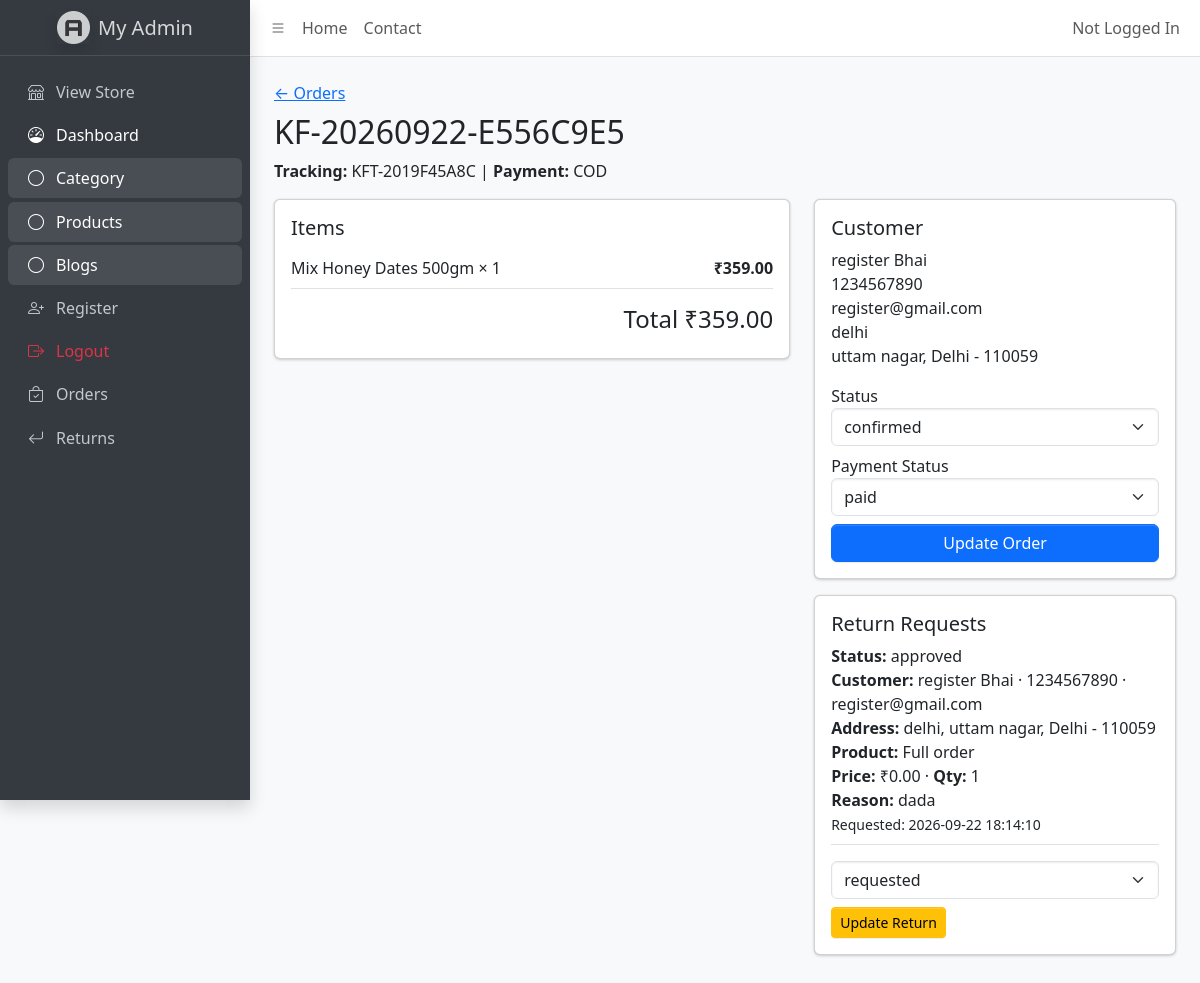
Page /admin/order-view.php?id=13 (signed in) on the committed database.
### tables this page shows
CREATE TABLE `orders` (
  `id` int(10) UNSIGNED NOT NULL,
  `user_id` int(10) UNSIGNED DEFAULT NULL,
  `order_number` varchar(40) NOT NULL,
  `customer_name` varchar(180) NOT NULL,
  `email` varchar(190) NOT NULL,
  `phone` varchar(30) NOT NULL,
  `address` text NOT NULL,
  `country` varchar(100) NOT NULL,
  `city` varchar(120) NOT NULL,
  `state` varchar(120) NOT NULL,
  `pincode` varchar(20) NOT NULL,
  `subtotal` decimal(12,2) NOT NULL DEFAULT 0.00,
  `shipping` decimal(12,2) NOT NULL DEFAULT 0.00,
  `discount` decimal(12,2) NOT NULL DEFAULT 0.00,
  `total` decimal(12,2) NOT NULL DEFAULT 0.00,
  `payment_method` varchar(40) NOT NULL DEFAULT 'cod',
  `payment_status` varchar(30) NOT NULL DEFAULT 'pending',
  `order_status` varchar(30) NOT NULL DEFAULT 'placed',
  `tracking_number` varchar(80) DEFAULT NULL,
  `razorpay_order_id` varchar(100) DEFAULT NULL,
  `razorpay_payment_id` varchar(100) DEFAULT NULL,
  `razorpay_signature` varchar(255) DEFAULT NULL,
  `created_at` timestamp NOT NULL DEFAULT current_timestamp(),
  `updated_at` timestamp NOT NULL DEFAULT current_timestamp() ON UPDATE current_timestamp()
);

CREATE TABLE `order_items` (
  `id` int(10) UNSIGNED NOT NULL,
  `order_id` int(10) UNSIGNED NOT NULL,
  `product_id` int(10) UNSIGNED DEFAULT NULL,
  `product_name` varchar(220) NOT NULL,
  `unit_price` decimal(12,2) NOT NULL,
  `quantity` int(10) UNSIGNED NOT NULL,
  `line_total` decimal(12,2) NOT NULL,
  `created_at` timestamp NOT NULL DEFAULT current_timestamp()
);

CREATE TABLE `return_requests` (
  `id` int(10) UNSIGNED NOT NULL,
  `order_id` int(10) UNSIGNED NOT NULL,
  `user_id` int(10) UNSIGNED DEFAULT NULL,
  `product_id` int(11) DEFAULT NULL,
  `product_name` varchar(255) DEFAULT NULL,
  `unit_price` decimal(12,2) DEFAULT 0.00,
  `quantity` int(10) UNSIGNED NOT NULL DEFAULT 1,
  `reason` text NOT NULL,
  `status` varchar(30) NOT NULL DEFAULT 'requested',
  `admin_note` text DEFAULT NULL,
  `created_at` timestamp NOT NULL DEFAULT current_timestamp(),
  `updated_at` timestamp NOT NULL DEFAULT current_timestamp() ON UPDATE current_timestamp()
);

### admin/order-view.php (the view, shortened to what this page needs)
<?php include 'authentication.php';
require_once 'config/dbcon.php';
$id = (int)($_GET['id'] ?? 0);
$o = mysqli_fetch_assoc(mysqli_query($conn, "SELECT * FROM orders WHERE id=$id"));
$items = mysqli_query($conn, "SELECT * FROM order_items WHERE order_id=$id");
$returns = mysqli_query($conn, "SELECT * FROM return_requests WHERE order_id=$id ORDER BY id DESC"); ?>
<!doctype html>
<html>
<head>
    <title>Order <?= htmlspecialchars($o['order_number']) ?></title><?php include 'assets.php'; ?>
</head>
<body class="layout-fixed sidebar-expand-lg sidebar-open bg-body-tertiary">
    <div class="app-wrapper"><?php include 'header.php';
                                include 'aside.php'; ?><main class="app-main">
            <div class="container-fluid p-4"><a href="orders.php">← Orders</a>
                <h2 class="mt-2"><?= htmlspecialchars($o['order_number']) ?></h2>
                <p><b>Tracking:</b> <?= htmlspecialchars($o['tracking_number']) ?> | <b>Payment:</b> <?= htmlspecialchars(strtoupper($o['payment_method'])) ?></p>
                <div class="row">
                    <div class="col-lg-7">
                        <div class="card card-body">
                            <h5>Items</h5><?php while ($i = mysqli_fetch_assoc($items)): ?><div class="d-flex justify-content-between border-bottom py-2"><span><?= htmlspecialchars($i['product_name']) ?> × <?= $i['quantity'] ?></span><b>₹<?= number_format($i['line_total'], 2) ?></b></div><?php endwhile; ?><h4 class="text-end mt-3">Total ₹<?= number_format($o['total'], 2) ?></h4>
                        </div>
                    </div>
                    <div class="col-lg-5">
                        <div class="card card-body">
                            <h5>Customer</h5>
                            <p><?= htmlspecialchars($o['customer_name']) ?><br><?= htmlspecialchars($o['phone']) ?><br><?= htmlspecialchars($o['email']) ?><br><?= nl2br(htmlspecialchars($o['address'])) ?><br><?= htmlspecialchars($o['city']) ?>, <?= htmlspecialchars($o['state']) ?> - <?= htmlspecialchars($o['pincode']) ?></p>
                            <form method="post" action="order-code.php"><input type="hidden" name="id" value="<?= $id ?>"><label>Status</label><select name="status" class="form-select mb-2"><?php foreach (['payment_pending', 'payment_failed', 'placed', 'confirmed', 'packed', 'shipped', 'delivered', 'cancelled', 'returned'] as $s): ?><option <?= $o['order_status'] === $s ? 'selected' : '' ?>><?= $s ?></option><?php endforeach; ?></select><label>Payment Status</label><select name="payment_status" class="form-select mb-2"><?php foreach (['pending', 'paid', 'failed', 'refunded'] as $s): ?><option <?= $o['payment_status'] === $s ? 'selected' : '' ?>><?= $s ?></option><?php endforeach; ?></select><button class="btn btn-primary w-100">Update Order</button></form>
                        </div>
                        <div class="card card-body mt-3">
                            <h5>Return Requests</h5><?php if (mysqli_num_rows($returns)): while ($rr = mysqli_fetch_assoc($returns)): ?>
<p class="border-bottom pb-2">
<b>Status:</b> <?= htmlspecialchars($rr['status']) ?><br>
<b>Customer:</b> <?= htmlspecialchars($o['customer_name']) ?> · <?= htmlspecialchars($o['phone']) ?> · <?= htmlspecialchars($o['email']) ?><br>
<b>Address:</b> <?= nl2br(htmlspecialchars($o['address'])) ?>, <?= htmlspecialchars($o['city']) ?>, <?= htmlspecialchars($o['state']) ?> - <?= htmlspecialchars($o['pincode']) ?><br>
<b>Product:</b> <?= htmlspecialchars($rr['product_name'] ?? 'Full order') ?><br>
<b>Price:</b> ₹<?= number_format((float)($rr['unit_price'] ?? 0),2) ?> · <b>Qty:</b> <?= (int)($rr['quantity'] ?? 1) ?><br>
<b>Reason:</b> <?= nl2br(htmlspecialchars($rr['reason'])) ?><br>
<small>Requested: <?= htmlspecialchars($rr['created_at']) ?></small>
</p>
                                    <form method="post" action="order-code.php"><input type="hidden" name="return_id" value="<?= $rr['id'] ?>"><select name="return_status" class="form-select mb-2">
                                            <option>requested</option>
                                        </select><button class="btn btn-warning btn-sm">Update Return</button></form><?php endwhile;
                                                                                                                else: ?>No return request.<?php endif; ?>
                        </div>
                    </div>
                </div>
            </div>
        </main>
    </div>
</body>
</html>

### rows in the picture
orders: order_number "KF-20260922-E556C9E5", tracking_number "KFT-2019F45A8C", payment_method "COD", total "359.00", customer_name "register Bhai", phone "1234567890", email "register@gmail.com", address "delhi", city "uttam nagar", state "Delhi", pincode "110059", status "confirmed", payment_status "paid"
order_items: product_name "Mix Honey Dates 500gm", quantity "1", line_total "359.00"
return_requests: status "approved", order.customer_name "register Bhai", order.phone "1234567890", order.email "register@gmail.com", order.address "delhi", order.city "uttam nagar", order.state "Delhi", order.pincode "110059", product_name "Full order", unit_price "0.00", quantity "1", reason "dada", created_at "2026-09-22 18:14:10"

### other values in the picture
$userName "Not Logged In"
